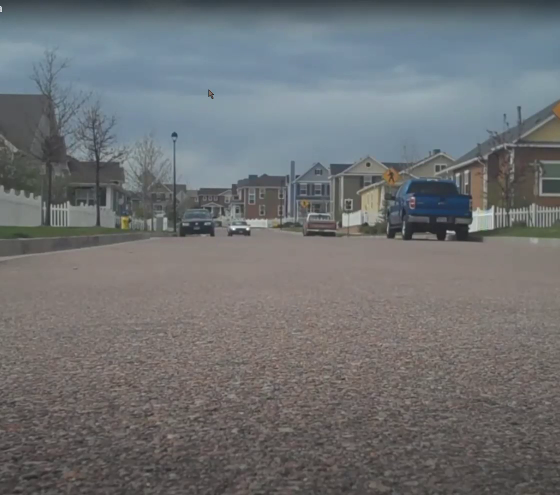
#> input picture frame 20 of carsVideo6.mp4, 1120 x 990 px, given in place of carsVideo4.mp4, which was not available (shown at 1/2 size)
$ python speed_detector.py
#> lines starting #> are read from the running program, lines starting #| are printed output that depends on the picture; pictures that were not available may be replaced by others from this repository, and a replacement may not be noted
import os
os.environ["OPENCV_IO_ENABLE_JASPER"] = "0"
os.environ["OPENCV_VIDEOIO_DEBUG"] = "0"
os.environ["OPENCV_LOG_LEVEL"] = "OFF"
os.environ["OPENCV_VIDEOIO_PRIORITY_BACKEND"] = "FFMPEG"
os.environ["OPENCV_VIDEOIO_USE_GPU"] = "0"
os.environ["OPENCV_OCL_RUNTIME"] = ""
os.environ["OPENCV_FFMPEG_DEBUG"] = "0"

import numpy as np
import subprocess
import json
import time
import math
import cv2

# Configure OpenCV to use minimal features
cv2.setNumThreads(1)
if hasattr(cv2, 'ocl'):
    cv2.ocl.setUseOpenCL(False)

try:
    # Classifier File (Haar Cascade)
    carCascade = cv2.CascadeClassifier("vech.xml")
    if carCascade.empty():
        print("Error: Could not load classifier file 'vech.xml'")
        exit(1)
except Exception as e:
    print("Error loading classifier:", e)
    exit(1)

# Vehicle tracking using centroid-based approach
class VehicleTracker:
    # [32 lines left out: functions __init__, update, not called in this run]

    def get_state(self):
        return self.bbox

    def get_centroid(self):
        x, y, w, h = self.bbox
        return (int(x + w/2), int(y + h/2))

def calculate_distance(centroid1, centroid2):
    return np.sqrt(pow(centroid1[0] - centroid2[0], 2) + pow(centroid1[1] - centroid2[1], 2))

# [62 lines left out: functions match_detections_to_trackers, calculate_iou, not called in this run]

# Video file capture with minimal features
def create_video_capture(filename):
    try:
        cap = cv2.VideoCapture(filename, cv2.CAP_FFMPEG)
        if not cap.isOpened():
            # Fallback to minimal configuration
            cap = cv2.VideoCapture()
            cap.open(filename, cv2.CAP_FFMPEG)
        return cap
    except Exception as e:
        print(f"Error opening video: {e}")
        return None

video = create_video_capture("carsVideo4.mp4")
if video is None:
    print("Failed to open video file")
    exit(1)

# Get input video dimensions and calculate output size maintaining aspect ratio
input_width = int(video.get(cv2.CAP_PROP_FRAME_WIDTH))
input_height = int(video.get(cv2.CAP_PROP_FRAME_HEIGHT))
target_width = 640  # Set your desired width

# Calculate height to maintain aspect ratio
aspect_ratio = input_height / input_width
target_height = int(target_width * aspect_ratio)

# Set final dimensions
WIDTH = target_width
HEIGHT = target_height

# Known width of vehicle in meters (average)
KNOWN_WIDTH = 1.8
# Focal length of the camera in pixels (calibrate this value)
FOCAL_LENGTH = 700

# Speed Estimation
# [55 lines left out: functions estimateSpeed, estimateDistance, is_overlapping, not called in this run]

# Tracking multiple objects
def create_video_writer(input_video_path, fps, width, height):
    try:
        # Get the directory of the input video
        output_dir = os.path.dirname(os.path.abspath(input_video_path))
        if not output_dir:
            output_dir = '/mnt/media'  # Fallback to media directory

        # Create timestamp for unique filename
        timestamp = time.strftime("%Y%m%d_%H%M%S")
        output_filename = os.path.join(output_dir, f'processed_video_{timestamp}.mp4')

        print(f"Will save processed video to: {output_filename}")

        try:
            # Use H.264 codec for MP4
            fourcc = cv2.VideoWriter_fourcc(*'mp4v')  # or 'avc1' on some systems
            out = cv2.VideoWriter(output_filename, fourcc, fps, (width, height))

            if out.isOpened():
                print("Successfully created MP4 video writer")
                return out

            # Fallback to alternative H.264 codec if first attempt fails
            fourcc = cv2.VideoWriter_fourcc(*'avc1')
            out = cv2.VideoWriter(output_filename, fourcc, fps, (width, height))

            if out.isOpened():
                print("Successfully created MP4 video writer using alternative codec")
                return out

        except Exception as e:
            print(f"Failed to create MP4 writer: {e}")

            # Last resort: try x264 codec
            try:
                fourcc = cv2.VideoWriter_fourcc(*'x264')
                out = cv2.VideoWriter(output_filename, fourcc, fps, (width, height))
                if out.isOpened():
                    print("Successfully created MP4 video writer using x264 codec")
                    return out
            except Exception as e:
                print(f"Failed to create video writer with x264 codec: {e}")

        print("Failed to create video writer with any available codec")
        return None
    except Exception as e:
        print(f"Error creating video writer: {e}")
        return None

def trackMultipleObjects():
    try:
        rectangleColor = (0, 255, 255)
        frameCounter = 0
        currentCarID = 0

        vehicle_trackers = {}
        last_centroids = {}
        speeds = {}

        # Get the input video path
        input_video = "carsVideo4.mp4"
        input_video_path = os.path.abspath(input_video)

        # Get original video information
        original_fps = video.get(cv2.CAP_PROP_FPS)  # Use float FPS directly
        total_frames = int(video.get(cv2.CAP_PROP_FRAME_COUNT))
        video_duration = total_frames / original_fps if original_fps > 0 else 0

        # Create video writer with original FPS (float)
        out = create_video_writer(input_video_path, original_fps, WIDTH, HEIGHT)
        if out is None:
            print("Failed to create output video file")
            return

        print(f"\nVideo Analysis:")
        print(f"- Input dimensions: {WIDTH}x{HEIGHT}")
        print(f"- Frames per second: {original_fps:.2f}")
        print(f"- Total frames: {total_frames}")
        print(f"- Video duration: {video_duration:.2f} seconds")
        print("\nProcessing video...")

        print(f"Processing input video: {input_video_path}")
        start_time = time.time()
        last_detection_time = time.time()
    except Exception as e:
        print(f"Error initializing tracking: {e}")
        return

    processing_start_time = time.time()

    while True:
        # Read frame
        rc, image = video.read()
#> image is the input picture: shape (990, 1120, 3); mean B, G, R 115, 113.2, 110.9
        if not rc or image is None:
            break

        frameCounter += 1  # Increment only once per frame read

        # Resize frame maintaining aspect ratio
        image = cv2.resize(image, (WIDTH, HEIGHT), interpolation=cv2.INTER_AREA)
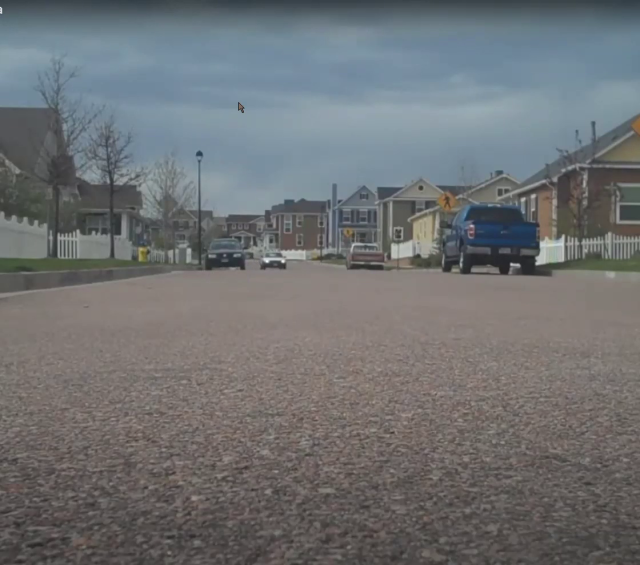
#> image: shape (565, 640, 3); mean B, G, R 115, 113.2, 110.9
        resultImage = image.copy()

        # Calculate processing progress
        if frameCounter % 30 == 0:  # Update progress every 30 frames
            elapsed_time = time.time() - processing_start_time
            current_fps = frameCounter / elapsed_time if elapsed_time > 0 else 0
            progress = (frameCounter / total_frames) * 100
            print(f"\rProcessing: {progress:.1f}% | FPS: {current_fps:.1f}", end="")

        # Add black borders if needed to maintain aspect ratio
        if resultImage.shape[0] != HEIGHT or resultImage.shape[1] != WIDTH:
            # Create black canvas
            canvas = np.zeros((HEIGHT, WIDTH, 3), dtype=np.uint8)
            # Calculate position to center the image
            y_offset = (HEIGHT - resultImage.shape[0]) // 2
            x_offset = (WIDTH - resultImage.shape[1]) // 2
            # Place the image in the center
            canvas[y_offset:y_offset + resultImage.shape[0],
                  x_offset:x_offset + resultImage.shape[1]] = resultImage
            resultImage = canvas

        # Clear all trackers for each new frame
        vehicle_trackers.clear()
        last_centroids.clear()
        speeds.clear()

        # Process new frame
        gray = cv2.cvtColor(image, cv2.COLOR_BGR2GRAY)
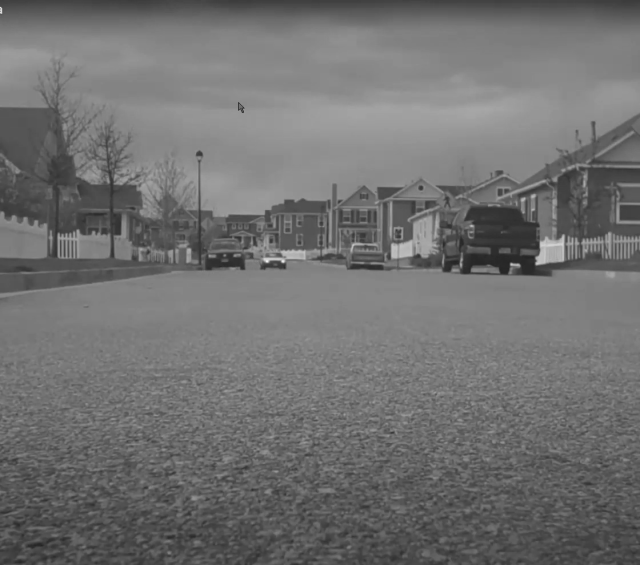
#> gray: shape (565, 640); min 35, max 238, mean 112.7

        # Apply background subtraction to detect motion
        try:
            # Initialize avg on first frame
            if not hasattr(trackMultipleObjects, 'avg'):
                trackMultipleObjects.avg = gray.copy().astype("float")
                continue

            # Accumulate the weighted average between the current frame and
            # previous frames, then compute the difference between the current
            # frame and running average
            cv2.accumulateWeighted(gray, trackMultipleObjects.avg, 0.2)
            frameDelta = cv2.absdiff(gray, cv2.convertScaleAbs(trackMultipleObjects.avg))
        except Exception as e:
            print(f"Error in motion detection: {e}")
            frameDelta = np.zeros_like(gray)

        # If there's no significant motion, skip this frame
        if cv2.mean(frameDelta)[0] < 2.0:  # Adjust threshold as needed
            # Instead of skipping, optionally write frame without detections here (if desired)
            continue

        # Apply bilateral filter to reduce noise while preserving edges
        gray = cv2.bilateralFilter(gray, 11, 17, 17)

        # Adjusted Haar Cascade parameters for long-distance detection
        cars = carCascade.detectMultiScale(
            gray,
            scaleFactor=1.05,    # Reduced scale factor for finer detection
            minNeighbors=5,      # Lowered to detect smaller objects
            minSize=(20, 20),    # Smaller minimum size for distant vehicles
            maxSize=(WIDTH//2, HEIGHT//2)  # Maximum size for a car
        )
        # Skip frame if no cars detected
        if len(cars) > 0:
            # Convert detections to the format expected by NMSBoxes
            boxes = [[x, y, x + w, y + h] for (x, y, w, h) in cars]
            # Apply Non-Maximum Suppression
            indices = cv2.dnn.NMSBoxes(
                boxes,
                [1.0] * len(boxes),  # confidence scores
                0.3,  # Score threshold
                0.3   # NMS threshold
            )

            if len(indices) > 0:
                if isinstance(indices, tuple):
                    indices = indices[0]
                # Keep only the best detections
                cars = [cars[i] for i in indices]

        # Create new trackers for each detection
        currentCarID = 0  # Reset ID counter for each frame
        for (x, y, w, h) in cars:
            # Adjusted size filtering for long-distance vehicles
            if w < 20 or h < 20 or w > WIDTH or h > HEIGHT:  # More permissive size constraints
                continue

            # Create a new tracker for this detection
            detection = (int(x), int(y), int(w), int(h))
            new_tracker = VehicleTracker(detection, currentCarID)
            vehicle_trackers[currentCarID] = new_tracker
            currentCarID += 1

        # Draw detection results
        for car_id, tracker in vehicle_trackers.items():
            x, y, w, h = tracker.get_state()

            # Draw bounding box
            cv2.rectangle(resultImage, (x, y), (x + w, y + h), (0, 255, 255), 2)

            # Calculate and display distance
            distance = estimateDistance(w)
            if 0 < distance < 50:  # Only show reasonable distances
                # Draw ID and distance
                cv2.putText(resultImage, f"ID: {car_id}", (x, y - 20),
                           cv2.FONT_HERSHEY_SIMPLEX, 0.6, (255, 0, 0), 2)
                cv2.putText(resultImage, f"Dist: {distance:.1f}m", (x, y - 5),
                           cv2.FONT_HERSHEY_SIMPLEX, 0.6, (0, 255, 0), 2)

            # Draw bounding box with thicker lines
            cv2.rectangle(resultImage, (x, y), (x + w, y + h), rectangleColor, 3)

            # Calculate and display distance
            distance = estimateDistance(w)

            # Process and draw with extended range
            if distance > 0 and distance < 200:  # Extended range to 200 meters
                # Adjust text size based on distance but keep it more readable
                text_scale = max(0.6, 1.0 - (distance/100))  # Increased minimum text size

                # Color coding based on distance
                if distance < 50:
                    distance_color = (0, 255, 0)  # Green for near vehicles
                elif distance < 100:
                    distance_color = (0, 255, 255)  # Yellow for medium distance
                else:
                    distance_color = (0, 0, 255)  # Red for far vehicles

                # Calculate text size for background rectangle
                id_text = f"ID: {car_id}"
                dist_text = f"Dist: {distance:.1f}m"
                (id_width, id_height), _ = cv2.getTextSize(id_text, cv2.FONT_HERSHEY_SIMPLEX, text_scale, 2)
                (dist_width, dist_height), _ = cv2.getTextSize(dist_text, cv2.FONT_HERSHEY_SIMPLEX, text_scale, 2)

                # Draw background rectangles for better text visibility
                padding = 4
                # Background for ID
                cv2.rectangle(resultImage,
                              (x, y - id_height - 25),
                              (x + id_width + padding * 2, y - 20),
                              (0, 0, 0), -1)  # Black background
                # Background for distance
                cv2.rectangle(resultImage,
                              (x, y - dist_height - 10),
                              (x + dist_width + padding * 2, y - 5),
                              (0, 0, 0), -1)  # Black background

                # Draw text with border for better visibility
                # [5 lines left out: function putTextWithBorder, not called in this run]

                # Draw ID and distance with border
                putTextWithBorder(resultImage, f"ID: {car_id}",
                                (x + padding, y - 20),
                                cv2.FONT_HERSHEY_SIMPLEX, text_scale, (255, 255, 255), 2)
                putTextWithBorder(resultImage, f"Dist: {distance:.1f}m",
                                (x + padding, y - 5),
                                cv2.FONT_HERSHEY_SIMPLEX, text_scale, distance_color, 2)

                # Calculate speed if we have previous position
                current_centroid = tracker.get_centroid()
                if car_id in last_centroids:
                    last_centroid = last_centroids[car_id]
                    time_diff = 1/30.0  # Assuming 30 fps
                    pixel_distance = calculate_distance(current_centroid, last_centroid)
                    speed_ms = pixel_distance * 0.1  # Approximate pixel to meter conversion
                    speed_kmh = speed_ms * 3.6

                    # Only store reasonable speeds
                    if 0 < speed_kmh < 150:  # reasonable speed range
                        speeds[car_id] = speed_kmh

                        # Calculate text size for speed
                        speed_text = f"{speed_kmh:.1f} km/h"
                        (speed_width, speed_height), _ = cv2.getTextSize(speed_text, cv2.FONT_HERSHEY_SIMPLEX, 0.6, 2)

                        # Draw background rectangle for speed
                        cv2.rectangle(resultImage,
                                      (x, y + h + 5),
                                      (x + speed_width + 8, y + h + 25),
                                      (0, 0, 0), -1)

                        # Draw speed with border
                        putTextWithBorder(resultImage, speed_text,
                                          (x + 4, y + h + 20),
                                          cv2.FONT_HERSHEY_SIMPLEX,
                                          0.6, (0, 255, 255), 2)

                last_centroids[car_id] = current_centroid

        # Highlight long-distance vehicles
        for (x, y, w, h) in cars:
            distance = estimateDistance(w)
            if distance > 50:  # Highlight vehicles farther than 50 meters
                cv2.rectangle(resultImage, (x, y), (x + w, y + h), (255, 0, 0), 2)  # Blue bounding box
                cv2.putText(resultImage, f"Long Dist: {distance:.1f}m", (x, y - 10),
                            cv2.FONT_HERSHEY_SIMPLEX, 0.5, (255, 0, 0), 2)

        # Only write frames that have valid detections
        if len(vehicle_trackers) > 0:
            # Draw frame information
            seconds = frameCounter / original_fps
            cv2.putText(resultImage, f"Time: {int(seconds//60):02d}:{int(seconds%60):02d}", (10, 30),
                       cv2.FONT_HERSHEY_SIMPLEX, 0.7, (0, 255, 0), 2)
            cv2.putText(resultImage, f"Frame: {frameCounter}/{total_frames}", (10, 60),
                       cv2.FONT_HERSHEY_SIMPLEX, 0.7, (0, 255, 0), 2)

            # Write the frame
            out.write(resultImage)

        # Print progress
        progress = (frameCounter / total_frames) * 100
        print(f"\rProcessing: {progress:.1f}%", end="")

    print("\nProcessing complete!")
    video.release()
    out.release()

if __name__ == '__main__':
    trackMultipleObjects()

$ run again, starting later in the video
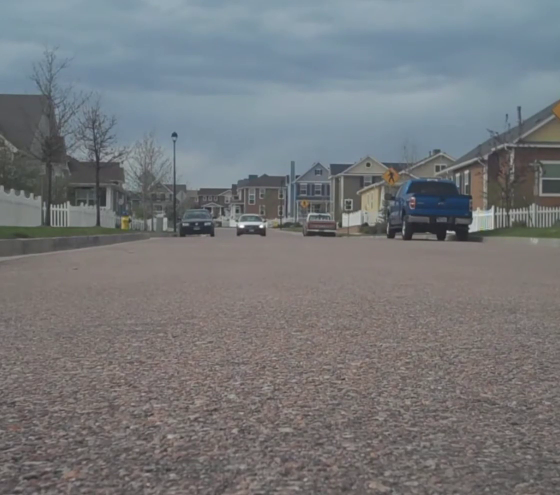
#> input picture frame 92 of carsVideo6.mp4, 1120 x 990 px, given in place of carsVideo4.mp4, which was not available (shown at 1/2 size)
#> in trackMultipleObjects, image is the input picture: shape (990, 1120, 3); mean B, G, R 122.5, 119.8, 117.4
#> in trackMultipleObjects, `image = cv2.resize(image, (WIDTH, HEIGHT), interpolation=cv2.INTER_AREA)`:
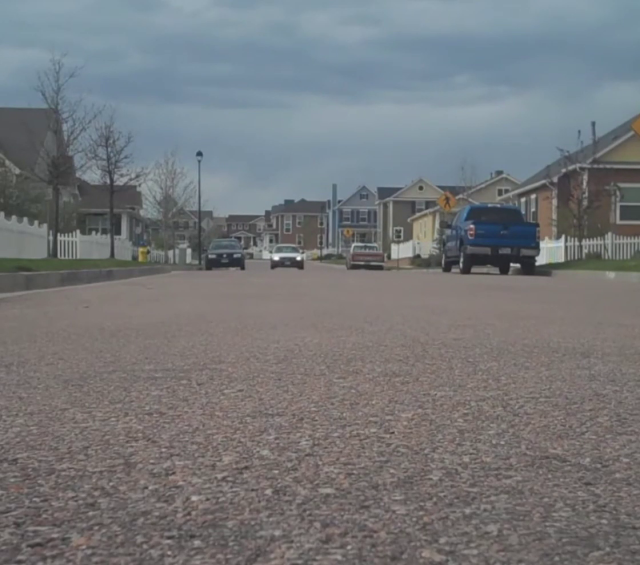
#> image: shape (565, 640, 3); mean B, G, R 122.5, 119.8, 117.4
#> in trackMultipleObjects, `gray = cv2.cvtColor(image, cv2.COLOR_BGR2GRAY)`:
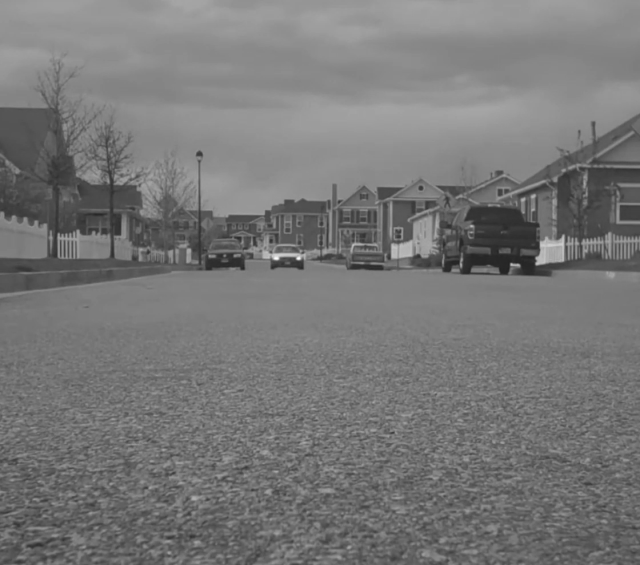
#> gray: shape (565, 640); min 34, max 253, mean 119.3

$ run again, starting later in the video
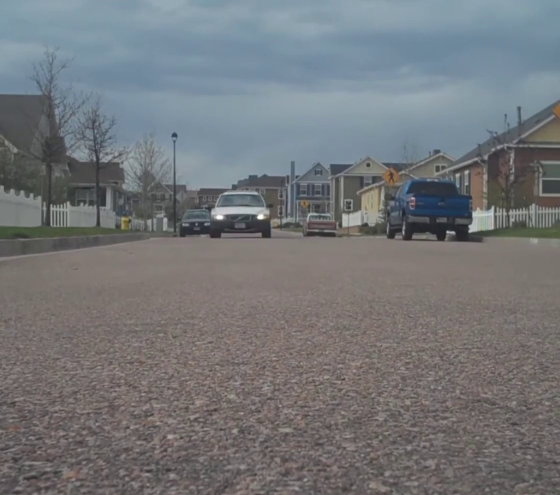
#> input picture frame 164 of carsVideo6.mp4, 1120 x 990 px, given in place of carsVideo4.mp4, which was not available (shown at 1/2 size)
#> in trackMultipleObjects, image is the input picture: shape (990, 1120, 3); mean B, G, R 121, 118.1, 115.6
#> in trackMultipleObjects, `image = cv2.resize(image, (WIDTH, HEIGHT), interpolation=cv2.INTER_AREA)`:
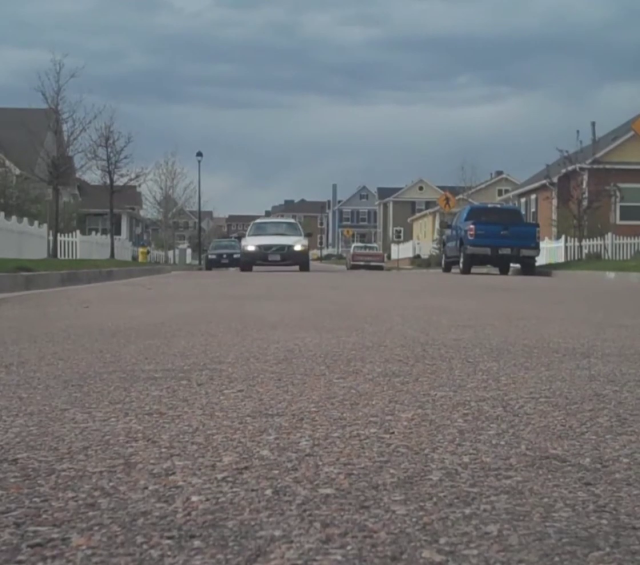
#> image: shape (565, 640, 3); mean B, G, R 121, 118.1, 115.6
#> in trackMultipleObjects, `gray = cv2.cvtColor(image, cv2.COLOR_BGR2GRAY)`:
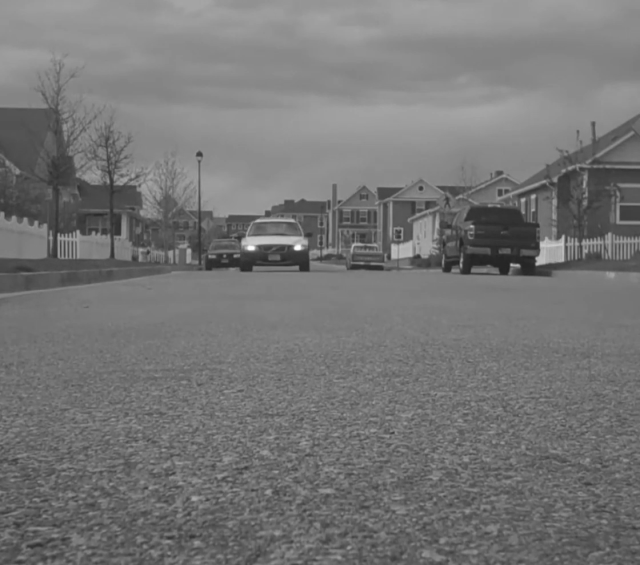
#> gray: shape (565, 640); min 34, max 253, mean 117.6
